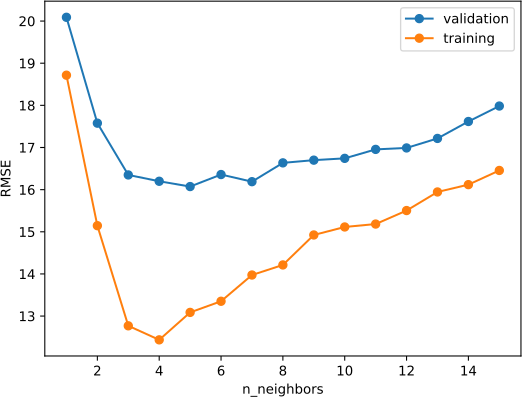

Source code (Python):
import pandas as pd
import statsmodels.api as sm
from sklearn.metrics import mean_squared_error
from sklearn.model_selection import cross_val_score, LeaveOneOut
from sklearn.neighbors import KNeighborsRegressor

my_data = sm.datasets.get_rdataset('cars', 'datasets').data
X, y = my_data[['speed']], my_data['dist']

def my_loocv(k):
    my_model = KNeighborsRegressor(n_neighbors=k)
    my_scores = cross_val_score(estimator=my_model, X=X, y=y,
                                cv=LeaveOneOut(),
                                scoring='neg_mean_squared_error')
    y_ = my_model.fit(X, y).predict(X)
    return pd.Series([k,
                      (-my_scores.mean())**0.5,        # RMSE（検証）
                      mean_squared_error(y_, y)**0.5], # RMSE（訓練）
                     index=['n_neighbors', 'validation', 'training'])

my_results = pd.Series(range(1, 16)).apply(my_loocv)

my_results.plot(x='n_neighbors',
                style='o-',
                ylabel='RMSE')

import matplotlib.pyplot as plt
plt.savefig('07-p-tuning-train.pdf')
